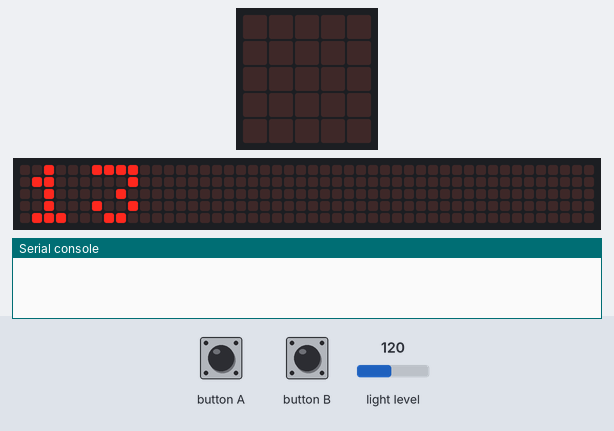
A program run on a simulated BBC micro:bit (MakeCode). Parts: the board's 5×5 LED display, a strip that is not on the board, showing the scrolling text unrolled, the last lines printed to the serial console. The test bench sets the inputs (shaded band); at power-on: light level 120. Dim RGB values are drawn brighter than linear; the 48×5 strip is a reading aid, not a part: it shows the text the display is scrolling, unrolled, one strip-width of it at a time.

Above: at 2.3 s.
4.0 s: button B pressed for 0.15 s
At 4.5 s:
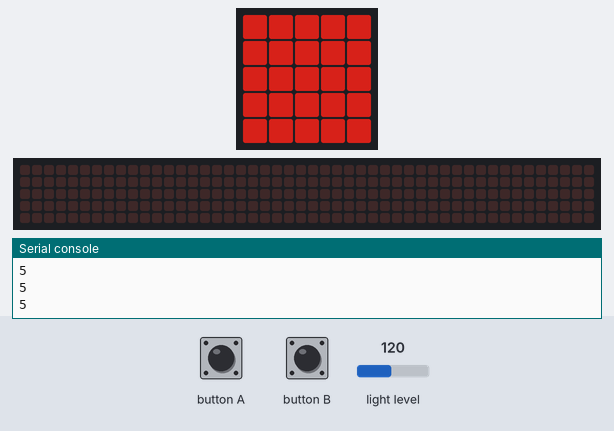
5.6 s: light level set to 5
At 6.2 s:
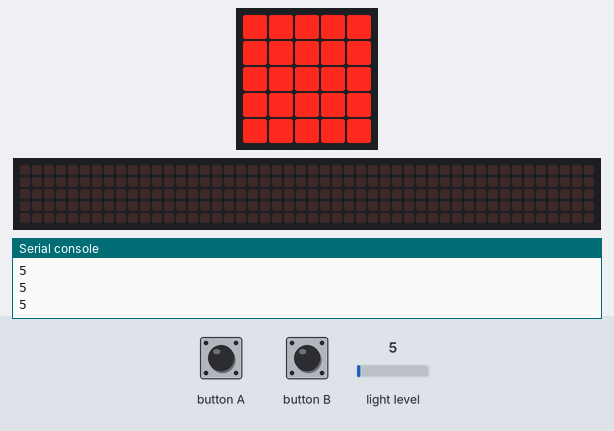
7.1 s: light level set to 64
At 7.4 s:
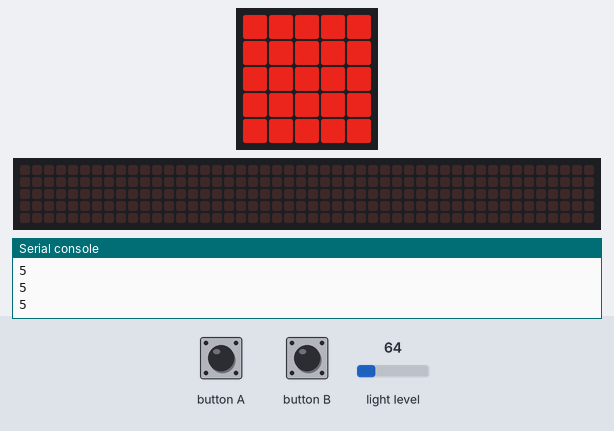
8.6 s: light level set to 128
At 9.7 s:
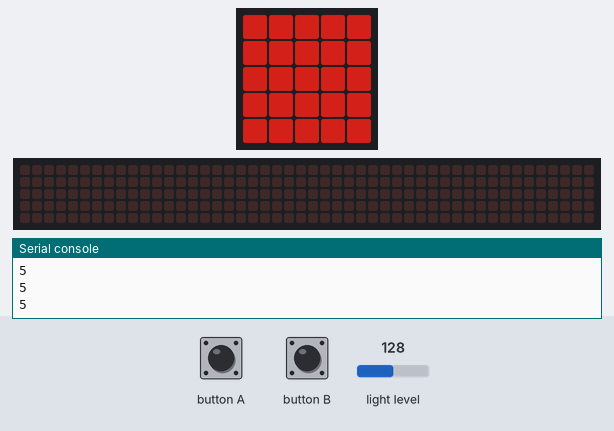
Timing chart, 0 to 11.1 s (numbered marks = the images above; inputs shaded):
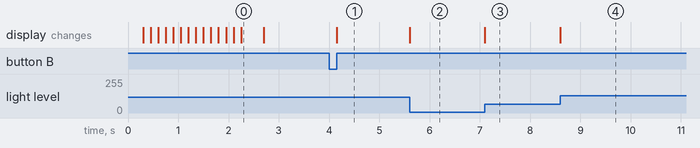

The program:

main.ts
```typescript
input.onButtonPressed(Button.A, function () {
    basic.showNumber(input.lightLevel())
})
input.onButtonPressed(Button.B, function () {
    while (input.lightLevel() > 0) {
        led.setBrightness(255 - input.lightLevel())
        led.plotBarGraph(
        5,
        5
        )
    }
})
basic.showString("13")
```

test.ts
```typescript
// 在這裡測試；當此封包作為擴充功能時，將不會編譯此內容。
```

Measured:
- after the input at 4.0 s, the display: changes after 0.15 s (image 1)
- after the input at 5.6 s, the display: changes at once (image 2)
- after the input at 7.1 s, the display: changes at once (image 3)
- after the input at 8.6 s, the display: changes at once (image 4)
- what the display in image 0 shows lasts 0.4 s, from 2.3 s to 2.7 s
